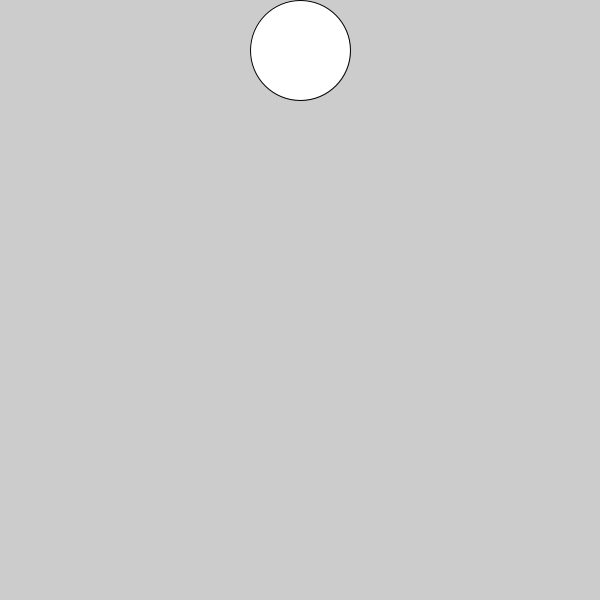
Frame 1 (no input)
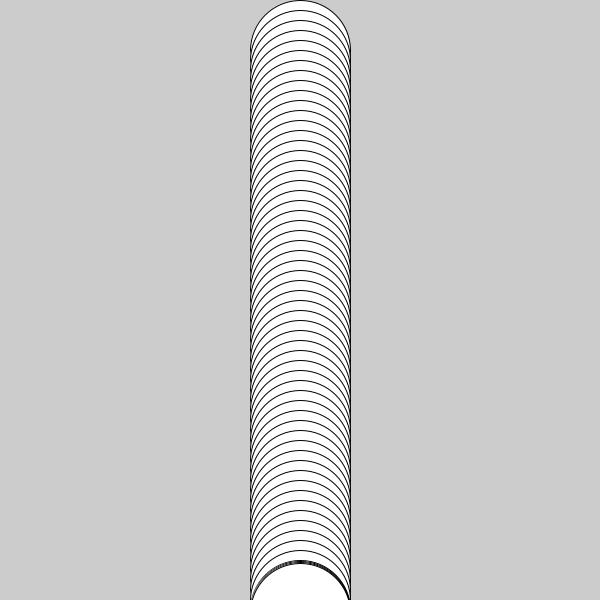
Frame 60 (the mouse pressed at the canvas centre just before this capture)
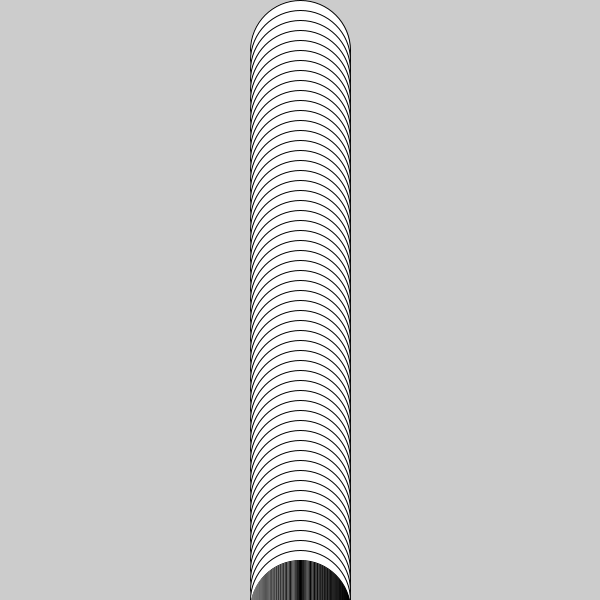
Frame 120 (the mouse held since frame 60 and released just before this capture)

The Processing sketch that drew these frames (run headless with seeded random() and noise(); from frame 60 on, the mouse is pressed at the canvas centre):

// Processing sketch: question11
// ── question11.pde
int yPosition = width/2;
void setup() {
  size(600, 600);
}

void draw() {
  //int yPosition = width/2;
  ellipse(width/2, yPosition, 100, 100);

  if (yPosition > height) {
    yPosition++;
  } else {
    yPosition+=10;
  }
}
